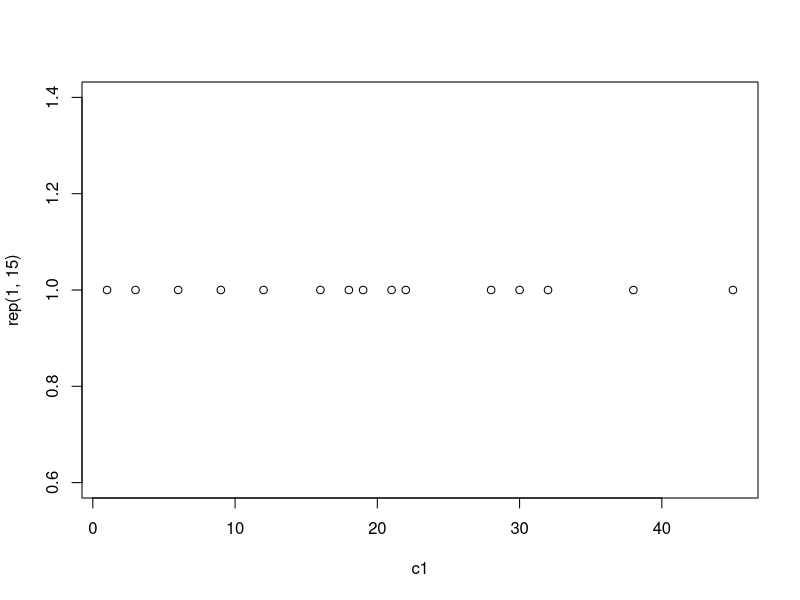
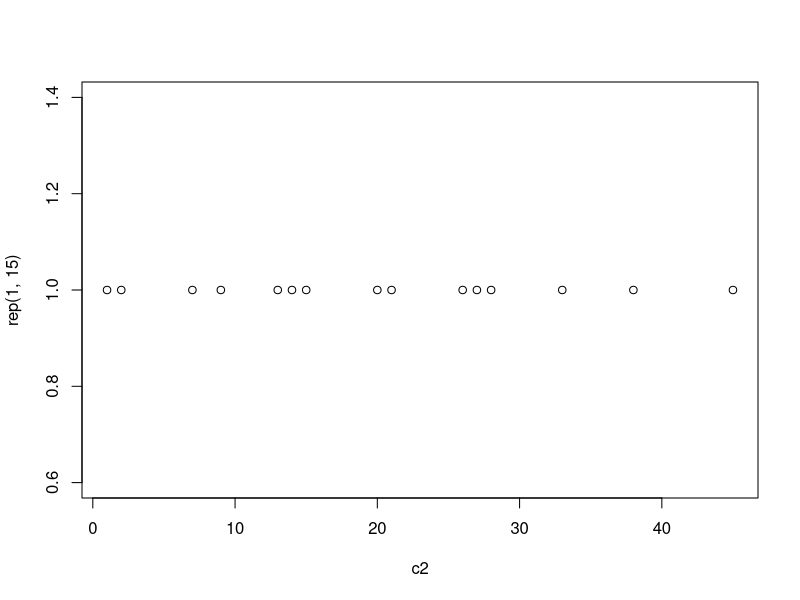
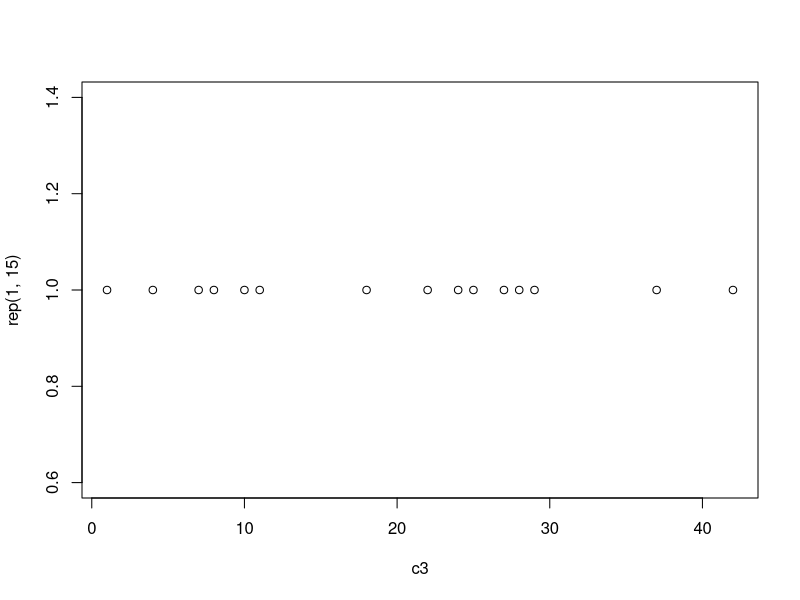
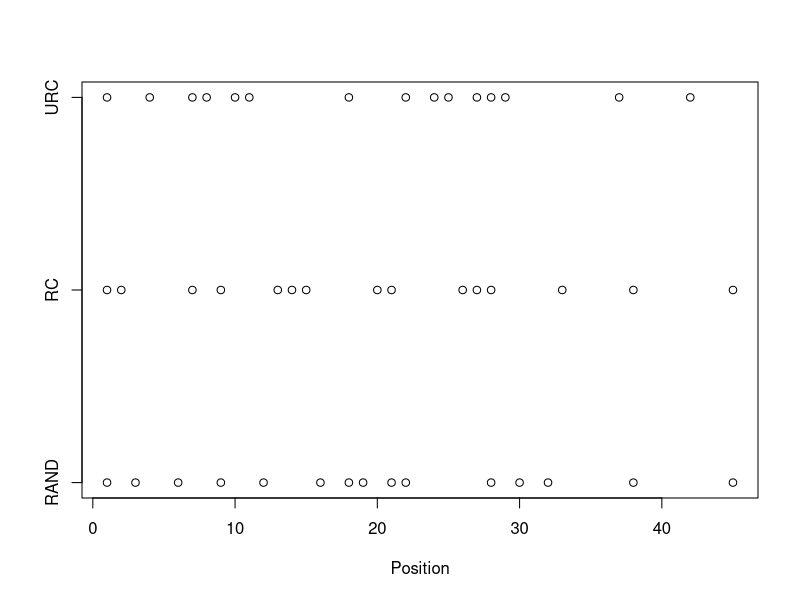

Write R code to recreate these figures, in order.
#case 1 complete randomness
c1 <- sample(1L:45, 15)
plot(c1, y = rep(1, 15))

#case 2 regular clusters
probs <- sin(1:45)
probs[probs < 0] <- 0
c2 <- sample(1L:45, 15, prob = probs)
plot(c2, y = rep(1, 15))

#case 3 unregular clusters - not sure if I implemented it correctly
probs <- sin(1:180)
probs[probs < 0] <- 0
c3 <- sample(1L:45, 15, prob = probs[sample(1L:180, 45)])
plot(c3, y = rep(1, 15))

plot(c(c1, c2, c3), y = c(rep(1, 15), rep(2, 15), rep(3, 15)), xlab = "Position", ylab = "", 
     yaxt = "n")
axis(2, c(1, 2, 3), labels = c("RAND", "RC", "URC"))
